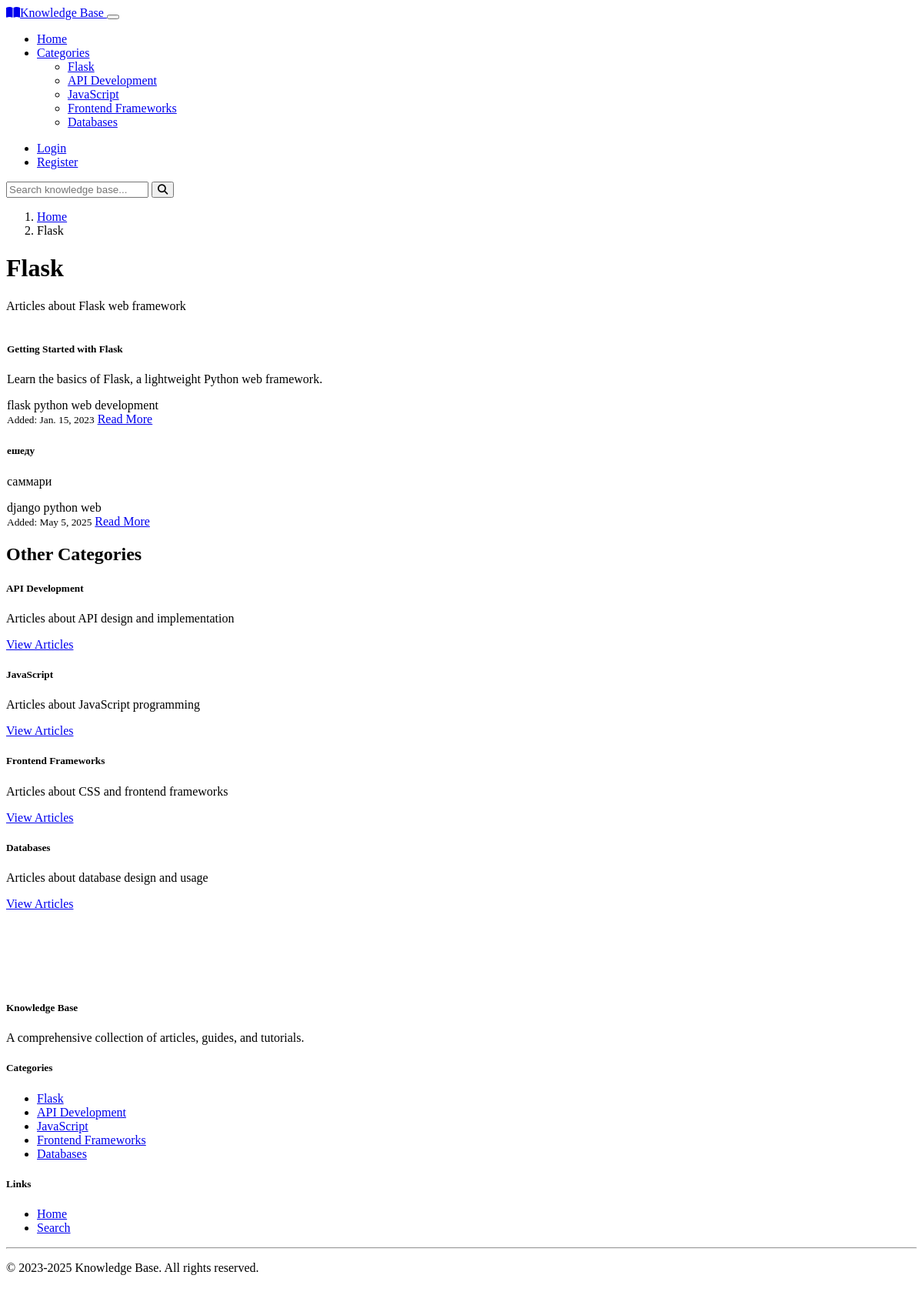
Page /category/1/ on the committed database.
### kb/models.py (models this page shows, shortened)
class Category(models.Model):
    name = models.CharField(max_length=100)
    description = models.TextField()
    class Meta:
        verbose_name_plural = "Categories"

class Article(models.Model):
    title = models.CharField(max_length=200)
    content = HTMLField()
    summary = models.TextField()
    category = models.ForeignKey(Category, on_delete=models.CASCADE, related_name='articles')
    author = models.ForeignKey(User, on_delete=models.CASCADE, related_name='articles', null=True, blank=True)
    tags = models.JSONField(default=list)
    created_at = models.DateField(default=timezone.now)
    updated_at = models.DateField(default=timezone.now)

### kb/views.py (the view)
# urls.py: path('category/<int:category_id>/', views.category_detail, name='category_detail'),
def category_detail(request, category_id):
    category = get_object_or_404(Category, id=category_id)
    articles = Article.objects.filter(category=category)
    context = {
        'category': category,
        'articles': articles,
        'title': f'Category: {category.name}'
    }
    return render(request, 'category.html', context)

### kb/context_processors.py (called while the page is built)
def categories_processor(request):
    return {
        'categories': Category.objects.all()
    }

### templates/category.html (shortened to what this page needs)
{% extends 'layout.html' %}
{% load static %}
{% block content %}
<nav aria-label="breadcrumb">
    <ol class="breadcrumb">
        <li class="breadcrumb-item"><a href="/">Home</a></li>
        <li class="breadcrumb-item active" aria-current="page">{{ category.name }}</li>
    </ol>
</nav>
<div class="mb-4">
    <h1>{{ category.name }}</h1>
    <p class="lead">{{ category.description }}</p>
</div>
{% if articles %}
    <div class="row row-cols-1 row-cols-md-2 g-4">
        {% for article in articles %}
        <div class="col">
            <div class="card article-card h-100">
                <div class="card-body">
                    <h5 class="card-title">{{ article.title }}</h5>
                    <p class="card-text">{{ article.summary }}</p>
                    <div class="mb-3">
                        {% for tag in article.tags %}
                        <span class="badge bg-secondary me-1">{{ tag }}</span>
                        {% endfor %}
                    </div>
                </div>
                <div class="card-footer bg-transparent border-0">
                    <div class="d-flex justify-content-between align-items-center">
                        <small class="text-muted">Added: {{ article.created_at }}</small>
                        <a href="{% url 'article_detail' article_id=article.id %}" class="btn btn-sm btn-primary">Read More</a>
                    </div>
                </div>
            </div>
        </div>
        {% endfor %}
    </div>
{% else %}
    <div class="alert alert-info" role="alert">
        <h4 class="alert-heading">No articles found!</h4>
        <p>There are currently no articles in this category.</p>
    </div>
{% endif %}
<section class="mt-5">
    <h2 class="mb-4">Other Categories</h2>
    <div class="row row-cols-1 row-cols-md-3 g-4">
        {% for cat in categories %}
            {% if cat.id != category.id %}
            <div class="col">
                <div class="card category-card h-100">
                    <div class="card-body">
                        <h5 class="card-title">{{ cat.name }}</h5>
                        <p class="card-text">{{ cat.description }}</p>
                    </div>
                    <div class="card-footer bg-transparent border-0">
                        <a href="{% url 'category_detail' category_id=cat.id %}" class="btn btn-outline-primary">View Articles</a>
                    </div>
                </div>
            </div>
            {% endif %}
        {% endfor %}
    </div>
</section>
{% endblock %}

### templates/layout.html (shortened to what this page needs)
{% load static %}
<!DOCTYPE html>
<html lang="en" data-bs-theme="dark">
<head>
    <link href="https://cdn.replit.com/agent/bootstrap-agent-dark-theme.min.css" rel="stylesheet">
    <link rel="stylesheet" href="https://cdnjs.cloudflare.com/ajax/libs/font-awesome/6.4.0/css/all.min.css">
    <link rel="stylesheet" href="https://cdnjs.cloudflare.com/ajax/libs/highlight.js/11.7.0/styles/github-dark.min.css">
    <link rel="stylesheet" href="{% static 'css/custom.css' %}">
</head>
<body>
    <nav class="navbar navbar-expand-lg navbar-dark bg-dark">
        <div class="container">
            <a class="navbar-brand" href="{% url 'index' %}">
                <i class="fas fa-book-open me-2"></i>Knowledge Base
            </a>
            <button class="navbar-toggler" type="button" data-bs-toggle="collapse" data-bs-target="#navbarMain" aria-controls="navbarMain" aria-expanded="false" aria-label="Toggle navigation">
            </button>
            <div class="collapse navbar-collapse" id="navbarMain">
                <ul class="navbar-nav me-auto">
                    <li class="nav-item">
                        <a class="nav-link {% if request.path == '/' %}active{% endif %}" href="{% url 'index' %}">Home</a>
                    </li>
                    <li class="nav-item dropdown">
                        <a class="nav-link dropdown-toggle" href="#" id="categoriesDropdown" role="button" data-bs-toggle="dropdown" aria-expanded="false">
                            Categories
                        </a>
                        <ul class="dropdown-menu" aria-labelledby="categoriesDropdown">
                            {% for category in categories %}
                            <li><a class="dropdown-item" href="{% url 'category_detail' category_id=category.id %}">{{ category.name }}</a></li>
                            {% endfor %}
                        </ul>
                    </li>
                </ul>
                <ul class="navbar-nav ms-auto">
                    {% if user.is_authenticated %}
                    <li class="nav-item dropdown">
                        <a class="nav-link dropdown-toggle" href="#" id="userDropdown" role="button" data-bs-toggle="dropdown" aria-expanded="false">
                            <i class="fas fa-user me-1"></i>{{ user.username }}
                        </a>
                        <ul class="dropdown-menu dropdown-menu-end" aria-labelledby="userDropdown">
                            <li><a class="dropdown-item" href="{% url 'logout' %}">Logout</a></li>
                        </ul>
                    </li>
                    {% else %}
                    <li class="nav-item">
                        <a class="nav-link {% if request.path == '/login/' %}active{% endif %}" href="{% url 'login' %}">Login</a>
                    </li>
                    <li class="nav-item">
                        <a class="nav-link {% if request.path == '/register/' %}active{% endif %}" href="{% url 'register' %}">Register</a>
                    </li>
                    {% endif %}
                </ul>
                <div class="d-flex position-relative">
                    <form id="searchForm" class="d-flex" action="{% url 'search' %}" method="get">
                        <input id="searchInput" class="form-control me-2" type="search" placeholder="Search knowledge base..." aria-label="Search" name="q">
                        <button class="btn btn-outline-light" type="submit">
                            <i class="fas fa-search"></i>
                        </button>
                    </form>
                </div>
            </div>
        </div>
    </nav>
    <main class="container py-4">
        {% block content %}{% endblock %}
    </main>
    <footer class="footer bg-dark text-light">
        <div class="container">
            <div class="row">
                <div class="col-md-6">
                    <h5>Knowledge Base</h5>
                    <p>A comprehensive collection of articles, guides, and tutorials.</p>
                </div>
                <div class="col-md-3">
                    <h5>Categories</h5>
                    <ul class="list-unstyled">
                        {% for category in categories %}
                        <li><a href="{% url 'category_detail' category_id=category.id %}" class="text-decoration-none link-light">{{ category.name }}</a></li>
                        {% endfor %}
                    </ul>
                </div>
                <div class="col-md-3">
                    <h5>Links</h5>
                    <ul class="list-unstyled">
                        <li><a href="{% url 'index' %}" class="text-decoration-none link-light">Home</a></li>
                        <li><a href="{% url 'search' %}" class="text-decoration-none link-light">Search</a></li>
                    </ul>
                </div>
            </div>
            <hr>
            <div class="text-center">
                <p>&copy; 2023-2025 Knowledge Base. All rights reserved.</p>
            </div>
        </div>
    </footer>
</body>
</html>

### static/css/custom.css (style rules this page uses)
:root { --article-border-color: rgba(255, 255, 255, 0.1); }
.category-card { transition: transform 0.2s ease, box-shadow 0.2s ease; height: 100%; }
.article-card { height: 100%; transition: transform 0.2s ease; border: 1px solid var(--article-border-color); }
.footer { margin-top: 4rem; padding: 2rem 0; border-top: 1px solid var(--bs-border-color); }

### rows in the picture
Category: name "Flask", description "Articles about Flask web framework"
Category: name "API Development", description "Articles about API design and implementation"
Category: name "JavaScript", description "Articles about JavaScript programming"
Category: name "Frontend Frameworks", description "Articles about CSS and frontend frameworks"
Category: name "Databases", description "Articles about database design and usage"
Article: title "Getting Started with Flask", summary "Learn the basics of Flask, a lightweight Python web framework.", tags "flask" "python" "web development", created_at "Jan. 15, 2023"
Article: title "ешеду", summary "саммари", tags "django" "python" "web", created_at "May 5, 2025"
